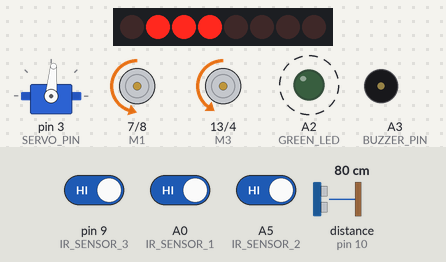
Bench run of a sketch on a simulated Arduino Uno, built with avr-gcc and run on an emulated ATmega328P. Parts: 8 shift-register outputs drawn as a row of LEDs (first output left, lit = HIGH), servo, motor-driver pin pairs drawn as motors (green arrow = first pin HIGH = forward, orange = second pin HIGH = backward, longer = more drive, scaled by the enable pin), output pins drawn as LEDs (lit = HIGH), buzzer (waves = sounding, pin HIGH). Wiring (inferred from the names in the program): ultrasonic range finder: trigger pin 12; echo pin 10; shift register (74HC595): data A4; shift clock A1; latch pin 11. Wiring (inferred from the signals the program sends): row of LEDs: on Q0, Q1, Q2, Q3, Q4, Q5, Q6, Q7. Dashed ring = blinking. The test bench sets the inputs (shaded band); at power-on: distance to the obstacle (sensor on pin 10) 80 cm, pin 9 (IR_SENSOR_3) HIGH, A0 (IR_SENSOR_1) HIGH, A5 (IR_SENSOR_2) HIGH. The echo pulse lasts 58.3 µs per cm; pins used as bus, display or sensor lines are not drawn.

Above: at 1.39 s.
1.8 s: distance to the obstacle (sensor on pin 10) set to 13 cm
At 2.15 s:
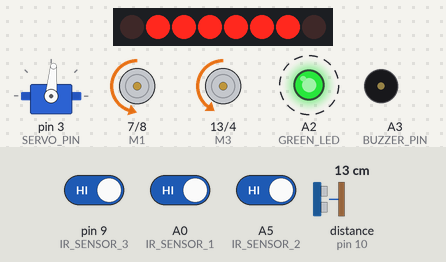
4.0 s: distance to the obstacle (sensor on pin 10) set to 10 cm
At 4.4 s:
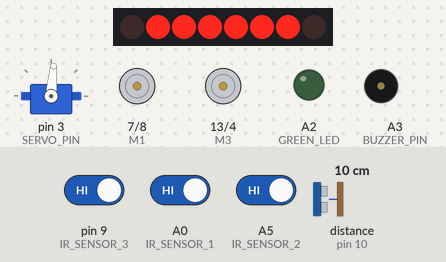
7.0 s: distance to the obstacle (sensor on pin 10) set to 60 cm
At 7.18 s:
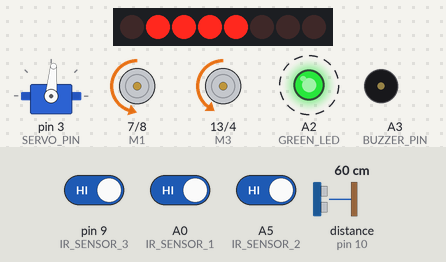
9.0 s: distance to the obstacle (sensor on pin 10) set to 120 cm
At 9.19 s:
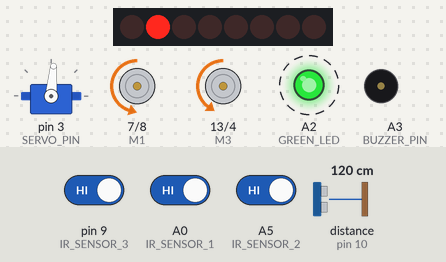
11.0 s: pin 9 (IR_SENSOR_3) driven LOW
At 11.4 s:
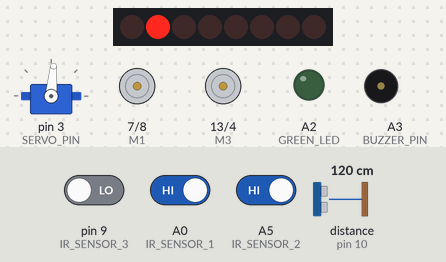
13.5 s: A0 (IR_SENSOR_1) driven LOW
Timing chart, 0 to 17.0 s (numbered marks = the images above; inputs shaded):
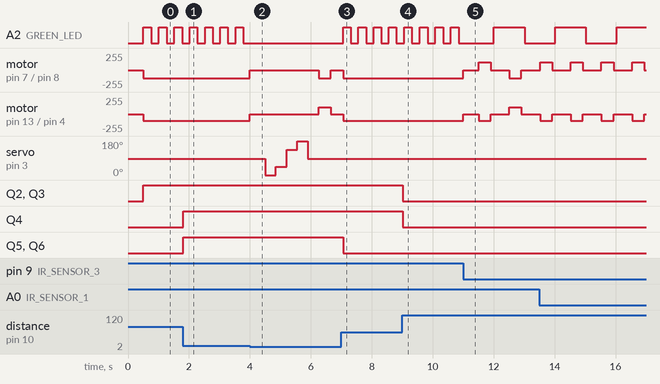

The sketch:

robot.ino
```cpp
#include <Servo.h>
#include <stdlib.h>
#include <IRremote.h>                 // Library used together with the remote and the ky-022 infrared receiver module

/*
 *  CODES RECEIVED WHEN PRESSING CERTAIN KEYS ON THE REMOTE
key           code

PWR           FF629D
CH            FFE21D
|<<           FF22DD
>|            FFC23D
>>|           FF02FD
-             FFE01F
Plus          FFA857
EQ            FF906F
0             FF6897
100           FF9867
200           FFB04F
1             FF30CF
2             FF18E7
3             FF7A85
4             FF10EF
5             FF38C7
6             FF5AA5
7             FF42BD
8             FF4AB5
9             FF52AD
doublePress       FFFFFFFF
*/

#define RECV_PIN 2                     // Receiver pin for remote
IRrecv irrecv(RECV_PIN);               // Initialising the IRrecv variable with the receive pin
decode_results results;                // Initialise a variable for decoding the codes received from the remote
unsigned long key_value = 0;           // The pressed key
volatile bool autonomous=true;         // Robot state

Servo srv;

#define TRIG_PIN 12
#define ECHO_PIN 10
#define PWM1 5                         // for motor1
#define PWM2 6                         // for motor2
#define M1 7                           // for motor1
#define M2 8                           // for motor1
#define M3 13                          // for motor2
#define M4 4                           // for motor2
#define IR_SENSOR_1 A0
#define IR_SENSOR_2 A5
#define IR_SENSOR_3 9

#define BUZZER_PIN A3

#define GREEN_LED A2
#define GREEN_LED_DELAY 250
bool GREEN_LED_STATE = true;
bool BUZZER_STATE = false;
unsigned long GREEN_LED_TIMER = 0;


unsigned long BUZZER_TIMER = 0;
unsigned long BUZZER_DELAY = 250;
unsigned long currentMillis;


int clock= A1;                  //IC pin 11 (yellow)
int latch=11;                   //IC pin 12 (green)
int data=A4;                    //IC pin 14 (blue)

byte pattern[]=
{
B00000010,
B00000110,
B00001110,
B00011110,
B00111110,
B01111110,
};

void lights(int i)
{
  digitalWrite(latch,LOW);
  shiftOut(data,clock,MSBFIRST,pattern[i]);
  digitalWrite(latch,HIGH);
}


/*
 *   The buzzer buzzes 250 miliseconds after that it does not buzz for another 250 miliseconds
 */
void buzzer_buzz()
{
   // -99999 value for BUZZER_DELAY to not buzz
  if(BUZZER_DELAY != -99999)
  {
    currentMillis = millis();
	// checking if an amount of time has passed : BUZZER_DELAY which is 250 miliseconds
    //BUZZER_TIMER is initialy 0
    if(currentMillis - BUZZER_TIMER >= BUZZER_DELAY)
    {
            if(BUZZER_STATE)
            {
                 digitalWrite(BUZZER_PIN , LOW);     // not BUZZ
                 BUZZER_STATE = false;
            }
            else
            {
              digitalWrite(BUZZER_PIN , HIGH);      // BUZZ
                BUZZER_STATE = true;
            }
            BUZZER_TIMER = currentMillis;
      }
    }
    else
    {
      digitalWrite(BUZZER_PIN , LOW);
    }
}


/*
 * The led is on for 250 miliseconds after that is off for 250 miliseconds
 */
void blink_green_led()
{
  currentMillis = millis();
   //  GREEN_LED_DELAY is 250 miliseconds
  if(currentMillis - GREEN_LED_TIMER >= GREEN_LED_DELAY)
  {
          if(GREEN_LED_STATE){
            analogWrite(GREEN_LED , 255);
            GREEN_LED_STATE = false;
          } else {
            GREEN_LED_STATE = true;
            analogWrite(GREEN_LED , 0);
          }
          GREEN_LED_TIMER = currentMillis;
    }
}

#define SERVO_PIN 3

// pentru sonar getDistance()

long duration;
int distance;


// for servo searchLeftandRight(const int pin)
unsigned int  dreapta , stanga , stanga_135 , dreapta_45;


//motor speeds
const short  motor1_speed = 120;            //90
const short motor2_speed = 100;             //70

const short  motor1_speed_turn = 120;       //90
const short motor2_speed_turn = 100;        //70

void go(const short spd1, const short spd2)
{
  if(spd1>=0)
  {
    digitalWrite(13,LOW);
    digitalWrite(4,HIGH);
    if(spd2>=0)
    {
       digitalWrite(7,LOW);
       digitalWrite(8,HIGH);
       analogWrite(PWM1 , spd1);
       analogWrite(PWM2 , spd2);
    }
    else
    {
      digitalWrite(7,HIGH);
      digitalWrite(8,LOW);
      analogWrite(PWM1 , spd1);
      analogWrite(PWM2 , -spd2);
    }
  }
  else
  {
      digitalWrite(13,HIGH);
      digitalWrite(4,LOW);
      if(spd2>=0)
      {
         digitalWrite(7,LOW);
         digitalWrite(8,HIGH);
         analogWrite(PWM1 , -spd1);
         analogWrite(PWM2 , spd2);
      }
      else
      {
         digitalWrite(7,HIGH);
         digitalWrite(8,LOW);
         analogWrite(PWM1 , -spd1);
         analogWrite(PWM2 , -spd2);
      }
    }
  }


void setup()
{
  pinMode(TRIG_PIN , OUTPUT);
  pinMode(ECHO_PIN , INPUT);
  pinMode(PWM1,OUTPUT);                 //pwm motor1
  pinMode(PWM2,OUTPUT);                 //pwm motor2
  pinMode(M1,OUTPUT);                   //for motor1
  pinMode(M2,OUTPUT);                   //for motor1
  pinMode(M3,OUTPUT);                   //for motor2
  pinMode(M4,OUTPUT);                   //for motor2
  pinMode(IR_SENSOR_1,INPUT_PULLUP);
  pinMode(IR_SENSOR_2,INPUT_PULLUP);
  pinMode(BUZZER_PIN,OUTPUT);
  pinMode(clock,OUTPUT);
  pinMode(latch,OUTPUT);
  pinMode(data,OUTPUT);
  pinMode(IR_SENSOR_3 , INPUT_PULLUP);

  irrecv.enableIRIn();                  // REMOTE initializing pin

  srv.attach(SERVO_PIN);
  srv.write(85);
  srv.detach();
  delay(500);

  //Serial.begin(9600);

}


int getDistance()
{
  digitalWrite(TRIG_PIN , LOW);
  delayMicroseconds(2);
  digitalWrite(TRIG_PIN , HIGH);
  delayMicroseconds(10);
  digitalWrite(TRIG_PIN , LOW);
  duration = pulseIn(ECHO_PIN , HIGH);
  distance = duration * 0.034 / 2;
  return distance;
}


byte  searchLeftandRight(int pin)
{
    digitalWrite(BUZZER_PIN , LOW);
    srv.attach(pin);

    srv.write(0);
    delay(350);
    dreapta = getDistance();


    srv.write(45);
    delay(350);
    dreapta_45 = getDistance();


    srv.write(135);
    delay(350);
    stanga_135 = getDistance();


    srv.write(180);
    delay(350);
    stanga = getDistance();


    srv.write(85);
    delay(350);

    srv.detach();

     if(stanga_135 >= dreapta_45 && stanga_135 >= stanga && stanga_135 >= dreapta)
     {
       // left 135
          return 2;
      }

       if(dreapta_45 >= stanga_135 && dreapta_45 >= stanga && dreapta_45 >= dreapta)
       {
       // right 45
          return 3;
      }

      if(dreapta >= dreapta_45 && dreapta >= stanga_135 && dreapta >= stanga)
      {
      // right
          return 0;
      }

      if(stanga >= dreapta_45 && stanga >= stanga_135 && stanga >= dreapta)
      {
      // left
          return 1;
      }
}

unsigned long distance_from_obstacle;
byte rotation_degrees;
short switch_direction_sensor_3 = -1;

void autonomousRoutine()
{
      distance_from_obstacle = getDistance();

     if(distance_from_obstacle > 100)
              lights(0);
      else
      if(distance_from_obstacle > 80 && distance_from_obstacle <= 100)
              lights(1);
      else
      if(distance_from_obstacle > 60 && distance_from_obstacle <= 80)
              lights(2);
      else
      if(distance_from_obstacle > 45 && distance_from_obstacle <= 60)
              lights(3);
      else
      if(distance_from_obstacle > 37 && distance_from_obstacle <= 45)
              lights(4);
      else
      if(distance_from_obstacle <= 37)
              lights(5);

      if(distance_from_obstacle > 10 &&  digitalRead(IR_SENSOR_1) == LOW && digitalRead(IR_SENSOR_2) == HIGH )
      {
			// if left sensor detects an obstacle the robot stops for 500 miliseconds after that it turns to right for 400 miliseconds
			// after that it stops for 100 miliseconds
            go(0,0);
            delay(500);
            go(motor1_speed_turn,-motor2_speed_turn );
            delay(400);
            go(0,0);
            delay(100);
      }
      else
      if(distance_from_obstacle > 10 &&  digitalRead(IR_SENSOR_1) == HIGH && digitalRead(IR_SENSOR_2) == LOW )
      {
		   // if right sensor detects an obstacle the robot stops for 500 miliseconds after that it turns to left for 400 miliseconds
		   // after that it stops for 100 miliseconds
           go(0,0);
           delay(500);
           go(-motor1_speed_turn ,motor2_speed_turn );
           delay(400);
           go(0,0);
           delay(100);
      }
      else
      if(distance_from_obstacle > 10 && digitalRead(IR_SENSOR_1) == HIGH && digitalRead(IR_SENSOR_2) == HIGH && digitalRead(IR_SENSOR_3) == LOW)
      {
			  // if middle sensor detects an obstacle the robot stops for 500 miliseconds
             go(0,0);
             delay(500);
             go(-motor1_speed_turn * switch_direction_sensor_3 ,motor2_speed_turn * switch_direction_sensor_3);
             /* 1)Daca senzorul din mojloc vede un obstacol se intoarce spre stanga
              * 2)Daca senzorul din stanga vede un obstacol se intoarce sprea dreapta
              * 3)Daca zenzorul din stanga iara vede un obstacol se va intoarce spre dreapta
              * Adica alterneaza stanga si dreapta
              */
             switch_direction_sensor_3 *= -1;
                delay(400);
                go(0,0);
               delay(100);
      }
      else
      if(distance_from_obstacle <= 10 || digitalRead(IR_SENSOR_2) == LOW || digitalRead(IR_SENSOR_1) == LOW )
      { //25 cm

           digitalWrite(GREEN_LED , LOW);
            go(0,0);
            delay(500);
            // 0 dreapta 1 stanga 2 stanga_135 3 dreapta_45
          rotation_degrees =  searchLeftandRight(SERVO_PIN);
            if(rotation_degrees == 0)
            {
              //Trebuie sa se intoarca spre dreapta
              // Serial.println("==== DREAPTA =====");
              go(motor1_speed_turn,-motor2_speed_turn );
              delay(500);
              go(0,0);
              delay(500);

            }
            else
            if(rotation_degrees == 1)
            {
             //TREBUIE SA MEARGA IN STANGA, dar merge?!
              go(-motor1_speed_turn ,motor2_speed_turn );
              delay(500);
              go(0,0);
              delay(500);


            }
            else
            if (rotation_degrees == 2)
            {
             //STANGA 135
              go(-motor1_speed_turn ,motor2_speed_turn);
              delay(400);
              go(0,0);
              delay(400);
            }
            else
            {
               //DREAPTA 45
                go(motor1_speed_turn ,-motor2_speed_turn );
                delay(400);
                go(0,0);
                delay(400);
            }

       }

       else
       {
            //Merge in fata pana intalneste obstacol, marvelous

             go(motor1_speed,motor2_speed);

       }

}

void loop()
{


 if (irrecv.decode(&results))                   // If there are results to be decoded, decode them and do the task according to the received code.
 {


 // Serial.println(results.value, HEX);
        if(autonomous)                          // If the robot is autonomous, if the pressed key is 1, the robot becomes non-autonomous, else(if it is non-aut), if key = 3, the robot becomes autonomous.
        {
            if(results.value == 0xFF30CF)
            {
                autonomous = false;
                GREEN_LED_STATE = false;
                analogWrite(GREEN_LED , 0);
            }
       }
       else
       {
            if(results.value == 0xFF7A85)
            {
              autonomous = true;
            }
            else
            {
              switch(results.value)             // if the robot is non-autonomous and if:
                         {
                                                        case 0xFF18E7:                  //key = 2, go forward
                                                                        {
                                                                          go(motor1_speed,motor2_speed);
                                                                          break ;
                                                                        }
                                                        case 0xFF10EF:                  //key = 4, turn left
                                                                      {
                                                                        go(-motor1_speed, motor2_speed);
                                                                        delay(500);
                                                                        go(0,0);
                                                                        break ;
                                                                      }
                                                        case 0xFF38C7:                  //key = 5, stop
                                                                        {
                                                                          go(0,0);
                                                                          break ;
                                                                        }
                                                          case 0xFF5AA5:                 //key = 6, turn right
                                                                        {
                                                                          go(motor1_speed, -motor2_speed);
                                                                          delay(500);
                                                                          go(0,0);
                                                                          break ;
                                                                        }
                                                          case 0xFF4AB5:                  //key = 8, go backwards
                                                                        {
                                                                          go(-motor1_speed, -motor2_speed);
                                                                          break ;
                                                                        }
                          }
                          key_value = results.value;                                       // Save the value of the key pressed.
              }
       }
     irrecv.resume();     //  After receiving, this must be called to reset the receiver and prepare it to receive another code.
  }

  if(autonomous)
  {
    autonomousRoutine();
    blink_green_led();

  }
  else
  {
    distance_from_obstacle = getDistance();
        if(distance_from_obstacle < 80)
        {
               BUZZER_DELAY = 250;
               buzzer_buzz();
               if(distance_from_obstacle < 40)
               {
                go(0,0);
               }
        }
        else
        {
          BUZZER_DELAY = -99999;
           buzzer_buzz();
        }
  }


}
```

Measured:
- the behaviour switches between 12 and 11 cm on distance to the obstacle (sensor on pin 10) (found by bisection; images 1 and 2)
- after the input at 1.8 s, Q4–6: LOW → HIGH at once
- after the input at 4.0 s, A2 (GREEN_LED): stops changing and stays LOW; motor on pin 7 (M1) / pin 8 (M2): backward 120/255 → stopped at once, → backward 120/255 2.3 s later, → stopped 0.40 s later
- after the input at 7.0 s, A2 (GREEN_LED): alternates HIGH for 0.25 s and LOW for 0.25 s, starting after 0.06 s; motor on pin 7 (M1) / pin 8 (M2): stopped → backward 120/255 after 0.06 s; motor on pin 13 (M3) / pin 4 (M4): stopped → backward 100/255 after 0.06 s; servo on pin 3 (SERVO_PIN): stops changing and stays 85°; Q5, Q6: HIGH → LOW after 0.06 s
- after the input at 9.0 s, Q2–4: HIGH → LOW at once
- by itself, A2 (GREEN_LED): alternates HIGH for 0.25 s and LOW for 0.25 s
